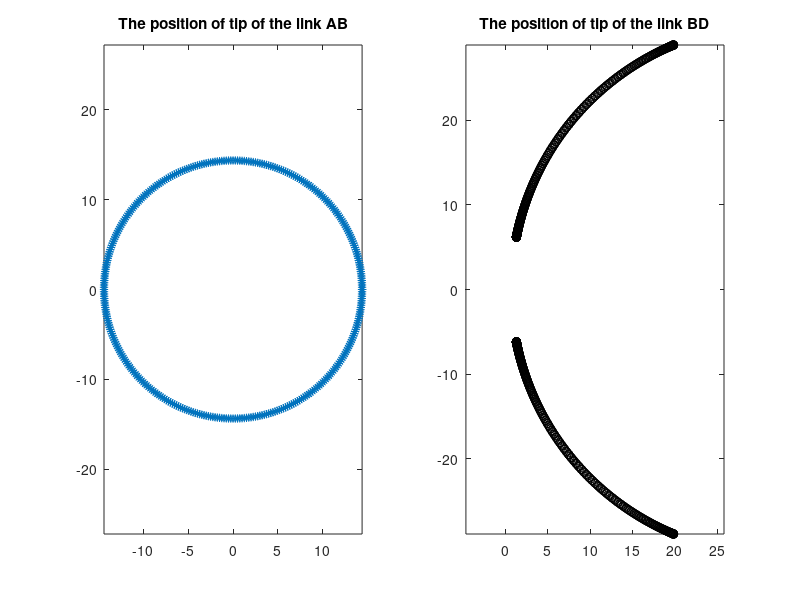
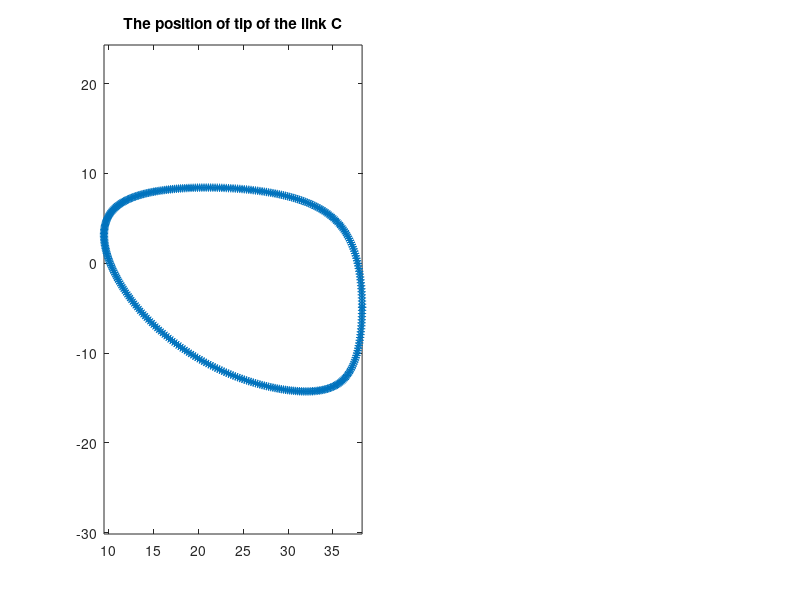

Recreate these plots in MATLAB, in order. (Note: this script raises an error after producing the figures.)
clc; clear all; close all

%a=input('input the length of link 2, a = '); % or input it manually  
a=sqrt((7.914)^2+(11.991)^2); 
%b=input('input the length of link 3, b = '); % or input it manually  
b=sqrt((22.899-7.914)^2+(26.236-11.991)^2);
%c=input('input the length of link 4, c = '); % or input it manually  
c=sqrt((40-22.899)^2+(-26.236)^2);
%d=input('input the length ground, d = '); % or input it manually  
d=32;
ternlinkx=22.899+0.981;
ternlinky=26.597-11.991;
%%
for theta=0:1:360         
    %a_X(theta+1)=a*cos(deg2rad(theta));     
    %or     
    a_X(theta+1)=a*cosd(theta);         
    %a_Y(theta+1)=a*sin(deg2rad(theta));     
    %or     
    a_Y(theta+1)=a*sind(theta);             
    S=(a^2-b^2+c^2-d^2)/(2*(a_X(theta+1)-d));
    R=((d-S)^2)-c^2;

    P=1+(a_Y(theta+1))^2/((a_X(theta+1)-d)^2);     
    Q=(2*a_Y(theta+1)*(d-S))/(a_X(theta+1)-d);    
    if(Q^2-4*P*R)>=0        
        b_Y_1(theta+1)=(-Q+sqrt(Q^2-4*P*R))/(2*P);        
        b_Y_2(theta+1)=(-Q-sqrt(Q^2-4*P*R))/(2*P);
        b_Y_3(theta+1)=ternlinky+(-Q-sqrt(Q^2-4*P*R))/(2*P);
        a_X_2(theta+1)=ternlinkx+a*cosd(theta);
        b_X_1(theta+1)=S-(2*a_Y(theta+1)*b_Y_1(theta+1))/...
            (2*(a_X(theta+1)-d));        
        b_X_2(theta+1)=S-(2*a_Y(theta+1)*b_Y_2(theta+1))/...            
            (2*(a_X(theta+1)-d));  

        
         
    end
end


figure; 
subplot(1,2,1)
plot(a_X,a_Y,'*')
title('The position of tip of the link AB')
axis equal 
subplot(1,2,2)
plot(b_X_1,b_Y_1,'ko')
hold on 
subplot(1,2,2)
plot(b_X_2,b_Y_2,'ko')
title('The position of tip of the link BD')
axis equal
figure;
subplot(1,2,1)
plot(a_X_2,b_Y_3,'*')
title('The position of tip of the link C')
axis equal
filename= 'output1.xlsx';
% write dta to excell % xlswrite(filename,a_X,a_Y,b_X_1,b_Y_1,b_X_2,b_Y_2,'a_X','a_Y','b_X,1',... %     'b_Y,1','b_X,2','b_Y,2');
name = {'a_X';'a_Y';'b_X,1';'b_Y,1';'b_X,2';'b_Y,2';'a_X,2';'b_Y,3'}; 
xlswrite(filename,name',1,'A1');
out_table=[a_X' a_Y' b_X_1' b_Y_1' b_X_2' b_Y_2' a_X_2' b_Y_3']; 
xlswrite(filename,out_table,1,'A2');
out_table=table(a_X',a_Y',b_X_1',b_Y_1',b_X_2',b_Y_2',a_X_2',b_Y_3'); 
writetable(out_table,filename,'FileType','spreadsheet','WriteRowNames',1)
%plot(a_X,a_Y) %- this is to plot the initial input link

%plot(b_X_1,b_Y_1) - this is to plot one set of valid position of B %plot(b_X_2,b_Y_2) - this is to plot another set of valid position of B %the choice between the two valid positions of B depends on the initial %position of B, if the initial position of B is closer to the original %position